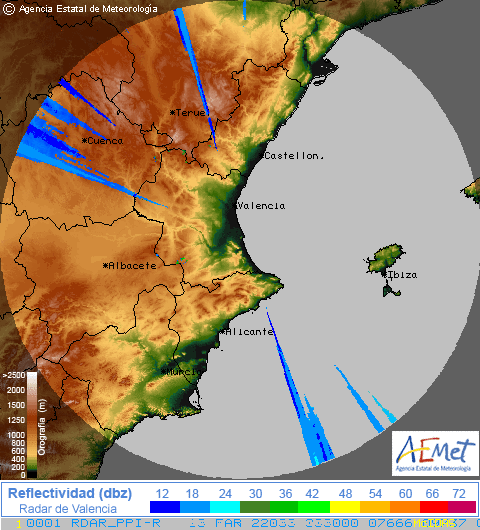
#> input picture data/gt/val.png, 480 x 530 px; the run also reads 1 picture not shown here
$ jupyter execute TEAM4_experiment2_initial_NB.ipynb
#> lines starting #> are read from the running program, lines starting #| are printed output that depends on the picture; after the words box and inside, x2 and y2 are one past the last pixel; in counts of white or black regions, pixels touching at a corner belong together
[cell 1]
import cv2
import numpy as np
import matplotlib.pyplot as plt
import pandas as pd
import os
from PIL import Image
import math

[cell 2]
def get_sorted_images(path):
    """Get sorted images by timestamp
    Args:
        path (str): path to images directory (image name example: aemet_ba_202201010000.gif)
    Returns:
        list: list of (timestamp, image_name) sorted by timestamp
    """

    images = os.listdir(path)
    timestamps = []
    for image in images:
        # get timestamp after last underscore
        date_time = image.split("_")[-1].split(".")[0]

        # convert date_time to timestamp
        timestamp = int(datetime.datetime.strptime(
            date_time, "%Y%m%d%H%M").timestamp())

        timestamps.append(timestamp)

    images = [(timestamp, name)
              for timestamp, name in sorted(zip(timestamps, images))]

    return images

[cell 3]
val = cv2.cvtColor(cv2.imread("../data/gt/val.png"), cv2.COLOR_BGR2RGB)
barca = cv2.cvtColor(cv2.imread("../data/gt/palma.png"), cv2.COLOR_BGR2RGB)
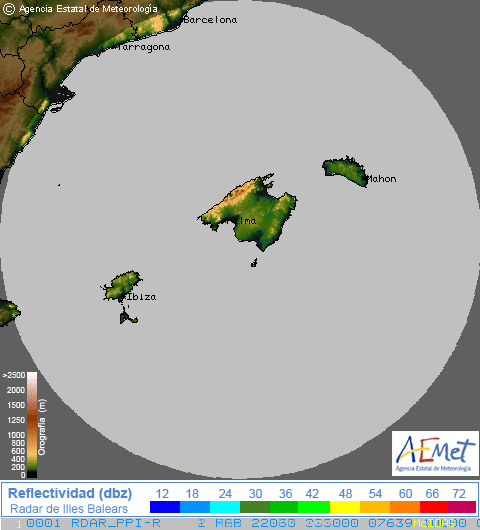
#> input picture data/gt/palma.png, 480 x 530 px
# barca = cv2.cvtColor(cv2.imread("../data/gt/barca.png"), cv2.COLOR_BGR2RGB)

[cell 4]
def groundtruth_map(image_sequences, name = "", save = False):
    """
    This function samples frames from the sequence of images and uses
    temporal median filter to create the background model.
    Parameters:
        source (str): the path to the video file
        sampling_prob (float): probaility for each frame to be sampled
        save (bool): determines whether to save the baackground model as image
    Returns:
        np.ndarray: the background mask
    """
    # Background Model using median filter
    is_np = np.array(image_sequences)
    background_model = np.median(is_np, axis=0, keepdims=True).astype('uint8')
    if save:
        if name:
            cv2.imwrite(f"../data/{name}_background_model.png", background_model[0])
        else:
            cv2.imwrite(f"../data/background_model.png", background_model[0])
    return background_model[0] #cv2.cvtColor(, cv2.COLOR_BGR2RGB)

[cell 5]
def get_foreground_mask(gt_mask, img, name, threshold = 0):
    foreground = cv2.cvtColor(cv2.absdiff(img, gt_mask), cv2.COLOR_RGB2GRAY)
    foreground[foreground > threshold] = 255
#     foreground[foreground<=threshold] = 0

#     cv2.imwrite(name + ".png", foreground)
    plt.imshow(foreground, cmap = "gray")
    return foreground

[cell 6]
batch = 17
img_seq = []
for img_dir in os.listdir("./test")[:batch]:
    temp = np.array(Image.open(os.path.join('./test', img_dir)).convert("RGB"))
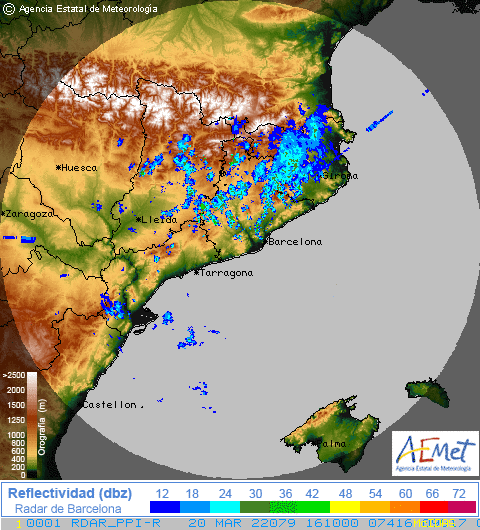
#> input picture notebooks/test/aemet_ba_202203201610.gif, 480 x 530 px
#> temp is the input picture: shape (530, 480, 3); mean R, G, B 160.6, 152.1, 129.6
    #     blur = cv2.bilateralFilter(temp,18,75,75)
    #cv2.erode(blur, np.ones((3,3)))
    img_seq.append(temp)
img_ave = groundtruth_map(img_seq)
#> in groundtruth_map, `return background_model[0]`:
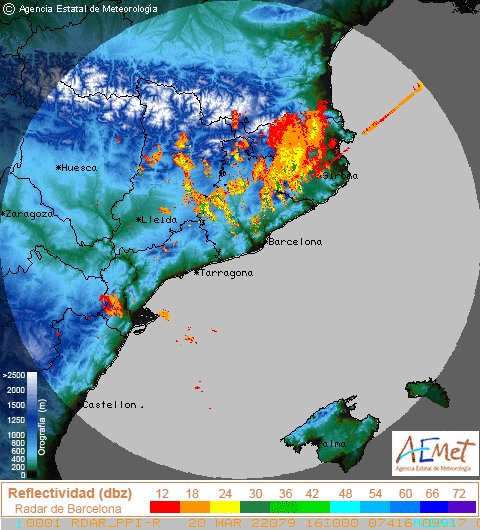
#> returned value: shape (530, 480, 3); mean of channels 0, 1, 2 160.8, 152.7, 129.4; drawn as B, G, R
img_ave_mask = get_foreground_mask(barca, img_ave, "with_int" , threshold = 60)
#> in get_foreground_mask, `foreground[foreground > threshold] = 255`:
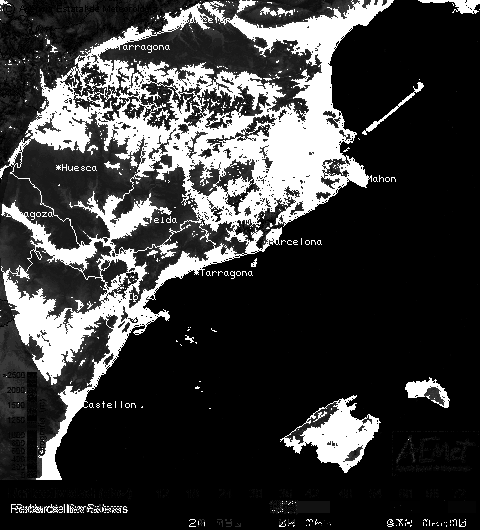
#> foreground: shape (530, 480); min 0, max 255, mean 58.9
# img_ave_mask = cv2.dilate(last_img_mask, np.ones((3,3)))

[cell 7]
cv2.imwrite("average_mask.png", img_ave_mask)
#> Out = True

[cell 8]
plt.imshow(img_ave)
cv2.imwrite("average.png", cv2.cvtColor(img_ave, cv2.COLOR_BGR2RGB))
#> Out = True

[cell 9]
last_img = np.array(Image.open(os.path.join('./test', os.listdir("./test")[-1])).convert("RGB"))
last_img_mask = get_foreground_mask(barca, last_img, "with_int" , threshold = 60)

[cell 10]
plt.imshow(cv2.bitwise_and(last_img_mask, cv2.bitwise_not(img_ave_mask)), 'gray')

[cell 11]
def dataset_creator(gt, bg, img):
    res = gt.copy()
    for x in range(bg.shape[0]):
        for y in range(bg.shape[1]):
            if bg[x, y] != 0:
                res[x,y,:] = img[x,y,:]

#     plt.imshow(res)
#     out = cv2.bitwise_and(gt,gt,mask = res)
    return res

[cell 12]
out_cnt = np.zeros_like(last_img_mask)
mask_bg = cv2.bitwise_and(last_img_mask, cv2.bitwise_not(img_ave_mask))#last_img_mask.copy()
mask_bg[mask_bg < 255] = 0
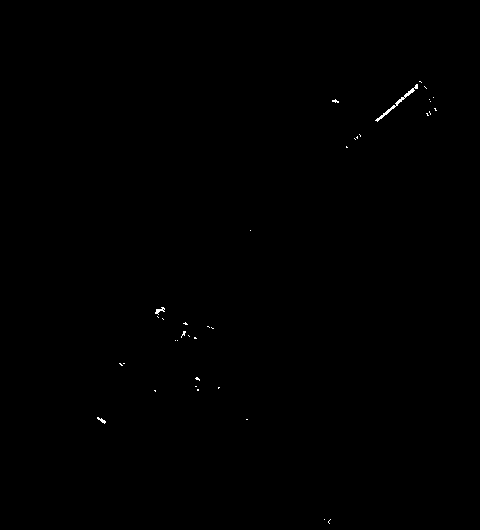
#> mask_bg: shape (530, 480); 0.14% white in thin lines or dots, all inside (x1, y1, x2, y2) = (97, 81, 437, 524)
mask_bg = cv2.dilate(mask_bg, np.ones((3,3)))
#> mask_bg: shape (530, 480); 0.41% white; 26 white regions (12 under 20 px), largest, box (x1, y1, x2, y2) and area: (374, 80, 423, 123) 341, (154, 306, 166, 319) 94, (96, 416, 107, 425) 63
mask_bg = cv2.morphologyEx(mask_bg, cv2.MORPH_OPEN, cv2.getStructuringElement(cv2.MORPH_CROSS,(5,5)))
#> mask_bg: shape (530, 480); 0.26% white; 13 white regions (4 under 20 px), largest, box (x1, y1, x2, y2) and area: (374, 83, 419, 123) 310, (154, 306, 166, 317) 73, (96, 416, 107, 425) 52
mask_bg = cv2.morphologyEx(mask_bg, cv2.MORPH_CLOSE, cv2.getStructuringElement(cv2.MORPH_CROSS,(15,15)))
#> mask_bg: shape (530, 480); 0.26% white; 13 white regions (4 under 20 px)
contours,hierarchy = cv2.findContours(mask_bg, cv2.RETR_TREE, cv2.CHAIN_APPROX_SIMPLE)
#> contours = 13 contours, 7 with area under 20; largest, box (x1, y1, x2, y2) and area: (374, 83, 419, 123) 258, (154, 306, 166, 317) 56, (96, 416, 107, 425) 40, (353, 133, 362, 141) 24, (180, 330, 187, 339) 20, (332, 98, 340, 104) 20
out_cnt[last_img_mask == 255] = 255
# out_cnt = cv2.drawContours(out_cnt, contours, -1, (0,255,0), 3)
plt.imshow(out_cnt, 'gray')
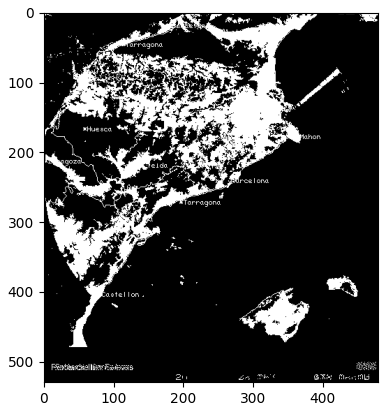
#> figure drawn by matplotlib, 1 panel

[cell 13]
for cnt in contours:
    score  = 0

    # crit 1:
    rows,cols = out_cnt.shape[:2]
    [vx,vy,x,y] = cv2.fitLine(cnt, cv2.DIST_L2,0,0.01,0.01)
    lefty = int((-x*vy/vx) + y)
    righty = int(((cols-x)*vy/vx)+y)
    ori = math.atan2((righty - lefty),(cols-1)) * 180 / np.pi
    c1_score = abs(abs(ori) - 45)

    # crit 2:
    rect = cv2.minAreaRect(cnt)
    box = cv2.boxPoints(rect)
    box = np.int0(box)
    (x, y), (width, height), angle = rect
    try:
        aspect_ratio = min(width, height) / max(width, height)
    except:
        continue
    if aspect_ratio < 0.2 or (aspect_ratio < 0.4 and c1_score < 5):
        cv2.drawContours(out_cnt,[box],-1,0,-1)
#> this loop made 13 passes
#> (vx, vy, lefty, righty, ori, c1_score) on passes 1 to 12: ([1], [0], 520, 520, 0, 45), ([0.735], [0.678], 326, 768, 42.7, 2.3), ([0.961], [0.277], 321, 459, 16.07, 28.93), ([1], [0], 364, 364, 0, 45), ([0.58], [-0.815], 591, -83, -54.6, 9.6), ([1], [0], 323, 323, 0, 45), ([0.752], [-0.659], 450, 30, -41.25, 3.75), ([0.678], [-0.735], 524, 3, -47.41, 2.41), ([0.545], [-0.839], 772, 33, -57.05, 12.05), ([1], [0], 109, 109, 0, 45), ([0.963], [0.269], 7, 141, 15.63, 29.37), ([1], [0], 87, 87, 0, 45)
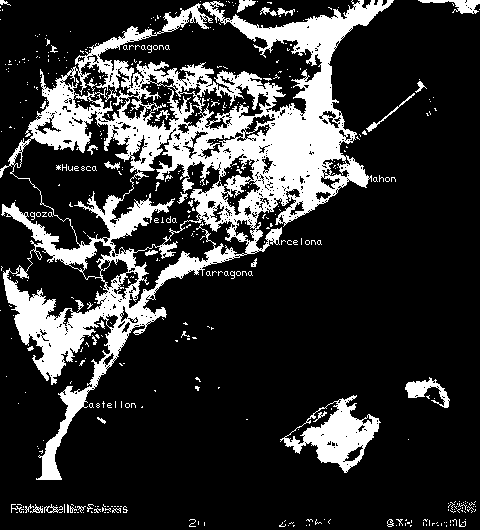
#> out_cnt: shape (530, 480); 19.9% white; 472 white regions (433 under 20 px)

[cell 14]
plt.imshow(out_cnt, 'gray')
cv2.imwrite("out_cnt.png", out_cnt)
#> Out = True

[cell 15]
plt.imshow(last_img_mask, 'gray')
cv2.imwrite("clean_mask.png", last_img_mask)
#> Out = True

[cell 16]
mask_bg_o = cv2.bitwise_and(last_img_mask, cv2.bitwise_not(img_ave_mask))
# mask_bg = cv2.dilate(mask_bg, np.ones((3,3)))#cv2.morphologyEx(mask_bg, cv2.MORPH_OPEN, cv2.getStructuringElement(cv2.MORPH_CROSS,(3,3)))
mask_bg = mask_bg_o.copy()
mask_bg[mask_bg < 255] = 0
mask_bg = cv2.dilate(mask_bg_o, np.ones((3,3)))
mask_bg = cv2.morphologyEx(mask_bg, cv2.MORPH_OPEN, cv2.getStructuringElement(cv2.MORPH_CROSS,(5,5)))
mask_bg = cv2.morphologyEx(mask_bg, cv2.MORPH_CLOSE, cv2.getStructuringElement(cv2.MORPH_CROSS,(15,15)))
contours,hierarchy = cv2.findContours(mask_bg, cv2.RETR_TREE, cv2.CHAIN_APPROX_SIMPLE)
#> contours = 129 contours, 81 with area under 20; largest, box (x1, y1, x2, y2) and area: (0, 0, 321, 324) 59730, (21, 41, 209, 172) 10514, (0, 291, 118, 484) 7964, (223, 0, 350, 27) 1782, (209, 68, 281, 106) 1451
for cnt in contours:
    score  = 0

    # crit 1:
    rows,cols = out_cnt.shape[:2]
    [vx,vy,x,y] = cv2.fitLine(cnt, cv2.DIST_L2,0,0.01,0.01)
    lefty = int((-x*vy/vx) + y)
    righty = int(((cols-x)*vy/vx)+y)
    ori = math.atan2((righty - lefty),(cols-1)) * 180 / np.pi
    c1_score = abs(abs(ori) - 45)

    # crit 2:
    rect = cv2.minAreaRect(cnt)
    box = cv2.boxPoints(rect)
    box = np.int0(box)
    (x, y), (width, height), angle = rect
    try:
        aspect_ratio = min(width, height) / max(width, height)
    except:
        continue
    if aspect_ratio < 0.2 or (aspect_ratio < 0.4 and c1_score < 5):
        cv2.drawContours(mask_bg_o,[box],-1,(255, 0, 0), 5)
#> this loop made 129 passes
#> (vx, vy, lefty, righty, ori, c1_score) on passes 1, 2, 3, 4, 6, 7, 8, 9, 10, 11: ([1], [0], 520, 520, 0, 45), ([0.262], [0.965], 140, 1907, 74.83, 29.83), ([1], [0], 507, 507, 0, 45), ([0.872], [-0.489], 521, 251, -29.41, 15.59), ([-4.37e-08], [1], 3683251200, -7297868800, -90, 45), ([-4.37e-08], [1], 8693386240, -2287732736, -90, 45), ([0.542], [0.84], 15, 758, 57.19, 12.19), ([0.349], [0.937], 303, 1590, 69.59, 24.59), ([0.98], [0.197], 412, 509, 11.45, 33.55), ([1], [0], 493, 493, 0, 45)
#> cnt on passes 36, 41, 43, 47, 50, 53: [[0, 416], [0, 420], [1, 420], [1, 416]], [[22, 358], [22, 360], [26, 360], [26, 358]], [[4, 350]], [[87, 319]], [[13, 297]], [[97, 268], [99, 268]]
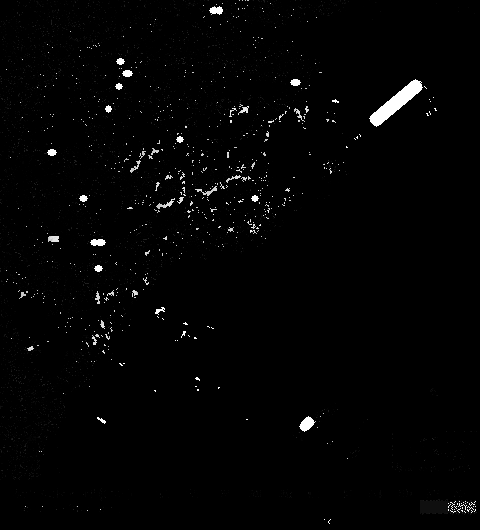
#> mask_bg_o: shape (530, 480); min 0, max 255, mean 3.7

[cell 17]
plt.imshow(mask_bg_o,'gray')

[cell 18]
out = dataset_creator(barca, out_cnt, last_img)
#> after the loop in dataset_creator, `for x in range(bg.shape[0]):`:
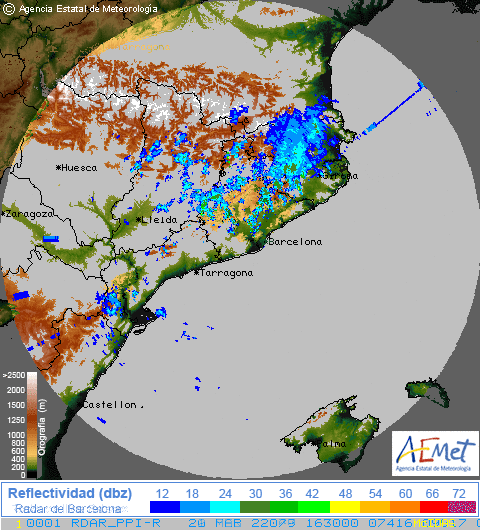
#> res: shape (530, 480, 3); mean R, G, B 156.7, 157.2, 150.1

[cell 19]
plt.imshow(out)
cv2.imwrite("cleaned.png", cv2.cvtColor(out, cv2.COLOR_BGR2RGB))
#> Out = True

[cell 20]
plt.imshow(last_img)
cv2.imwrite("input_base.png", cv2.cvtColor(last_img, cv2.COLOR_BGR2RGB))
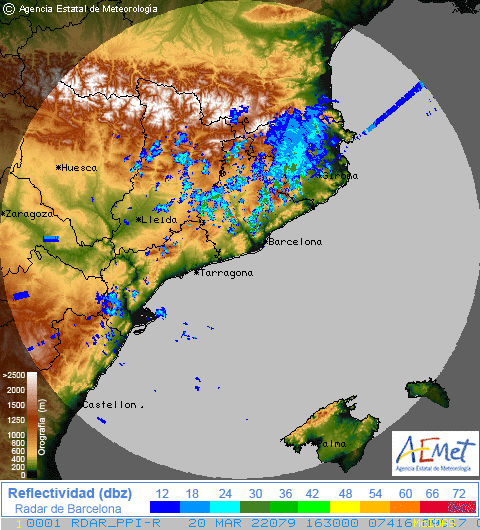
#> saved as input_base.png: shape (530, 480, 3); mean B, G, R 130.2, 152, 159.8
#> Out = True

[cell 21]
cv2.imwrite("input_base.png", out)
#> Out = True
